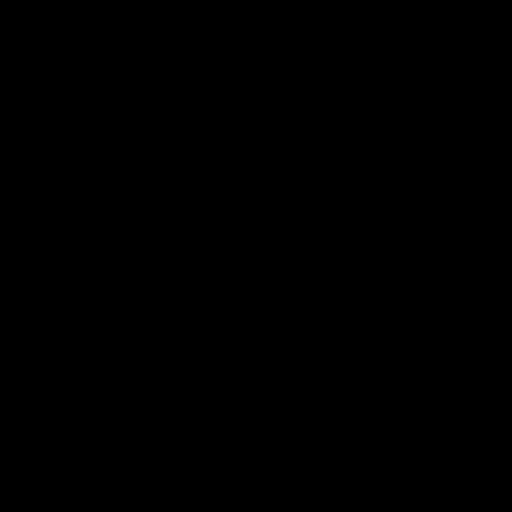
Frame 1 (no input)
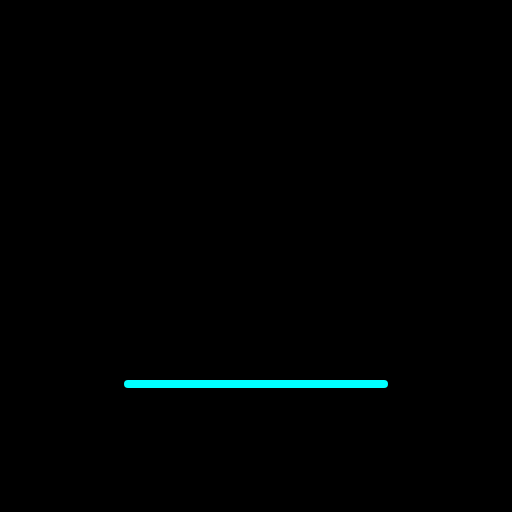
Frame 60 (no input)
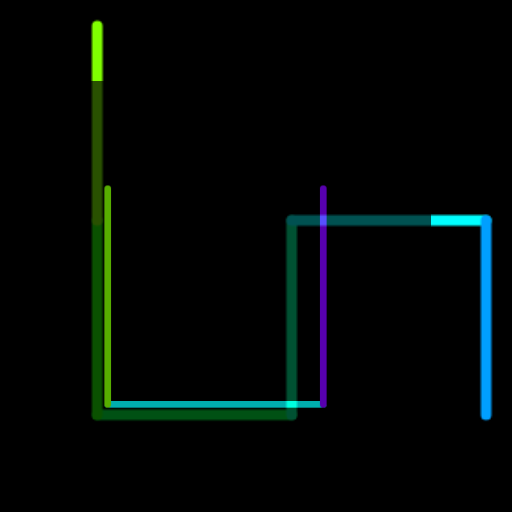
Frame 120 (the mouse pressed at the canvas centre since frame 60)

The p5.js sketch that drew these frames (run headless with seeded random() and noise() and a simulated clock; from frame 60 on, the mouse is pressed at the canvas centre):

// p5.js sketch
// ── sketch.js
// Hilbert Curve
// Coding in the Cabana
// The Coding Train / Daniel Shiffman
// https://thecodingtrain.com/CodingInTheCabana/003-hilbert-curve.html
// https://youtu.be/dSK-MW-zuAc
// https://editor.p5js.org/codingtrain/sketches/LPf9PLmp
//
// Modified by Frode Austvik, 2020-02-08

// The highest order of Hilbert Curve to render.
// This also determines the size of the canvas: 2^order
const order = 9;

// Whether to keep the same hue range throughout zooms.
const sameHue = false;

// Whether to do a crossfade during changes in order.
const doCrossfade = true;

// Current animation speed: set it to the initial speed.
let currentSpeed = 0.03;

// How much to increase the speed for each change in order.
const speedMultiplier = 3;

// -------- end of configuration

// This holds the coordinates for the highest-order curve
// (which are reused for the lower-order curves)
const path = [];

// The path index at which we start rendering the curve.
// This is a constant, but is set during setup().
let startIndex;

// Animation position counter, draw() adds currentSpeed.
let counter = 0;

// The order of curve that is currently being displayed.
let currentOrder = 0;

// Sub-animation position counter for the zoom-out while
// switching which order of curve is being displayed.
let orderSwitchAnimPos = 0;

// One createGraphics() context per order of curve.
const gfxs = [];

// Total number of vertices per order of curve.
const totals = [];

// The drawing position offset for each order of curve.
const offsets = [];

// The drawing position multipliers for each curve order.
const posMultipliers = [];

// The index into the path that each order starts at.
const indexStart = [];

// The index into the path that each order ends at.
const indexEnd = [];

function setup() {
  const size = int(pow(2, order));
  createCanvas(size, size);
  colorMode(HSB, 360, 255, 255, 1);
  background(0);

  let N = 1;
  for (let i = 0; i < order; i++) {
    const gfx = createGraphics(width, height);
    gfx.colorMode(HSB, 360, 255, 255, 1);
    gfx.background(0);
    gfx.noFill();
    const weight = max(1, order - i - 1);
    gfx.strokeWeight(weight);
    if (weight < 2) {
      gfx.noSmooth();
    }
    gfxs[i] = gfx;

    posMultipliers[order - i - 1] = N;
    N *= 2;
    totals[i] = N * N;
    offsets[i] = width / (N * 2);
  }

  let total = totals[order - 1];
  let len = width / N;
  for (let i = 0; i < total; i++) {
    path[i] = hilbert(i);
    path[i].mult(len);
    path[i].y -= width;
  }

  startIndex = int(total / 3);

  indexStart[0] = startIndex - 1;
  indexEnd[0] = indexStart[0] + totals[0];
  for (let i = 1; i < order; i++) {
    indexStart[i] = indexStart[i - 1] - totals[i - 1];
    indexEnd[i] = indexStart[i] + totals[i];
  }
}

function draw() {
  const nextCounter = counter + currentSpeed;
  const cur = int(counter);
  const next = int(nextCounter);
  counter = nextCounter;

  let fromIndex = max(0, startIndex - int(next / 2));
  let toIndex = max(0, startIndex - int(cur / 2) + 1);
  if (fromIndex != toIndex) {
    for (let i = currentOrder; i < order; i++) {
      drawSection(i, fromIndex, toIndex);
    }
  }

  const earliestIndex = fromIndex;

  fromIndex = min(path.length, startIndex + cur);
  toIndex = min(path.length, startIndex + next + 1);
  if (fromIndex != toIndex) {
    for (let i = currentOrder; i < order; i++) {
      drawSection(i, fromIndex, toIndex);
    }
  }

  if (toIndex - earliestIndex > totals[currentOrder]) {
    if (currentOrder < order - 1) {
      currentOrder++;
      currentSpeed *= speedMultiplier;
      orderSwitchAnimPos = 1;
    } else {
      noLoop();
    }
  } else if (earliestIndex == 0) {
    noLoop();
  }

  const gfx = gfxs[currentOrder];
  if (orderSwitchAnimPos > 0) {
    const ofs = map(orderSwitchAnimPos, 1, 0, width / 2, 0);
    image(gfx, 0, 0, width, height, 0, ofs, width - ofs, height - ofs);

    if (doCrossfade) {
      const pos = width / 2 - ofs;
      tint(255, orderSwitchAnimPos);
      image(gfxs[currentOrder - 1], 0, pos, width - pos, height - pos);
      noTint();
    }

    orderSwitchAnimPos -= deltaTime / 1000;
  } else {
    image(gfx, 0, 0);
  }
}

function drawSection(orderIndex, fromIndex, toIndex) {
  const gfx = gfxs[orderIndex];
  const mult = posMultipliers[orderIndex];
  const offsetX = offsets[orderIndex];
  const offsetY = width + offsetX;

  const hueMin = sameHue ? 0 : indexStart[orderIndex];
  const hueMax = sameHue ? path.length : indexEnd[orderIndex];

  const endIndex = min(toIndex, indexEnd[orderIndex]);

  let prevX = path[fromIndex].x * mult + offsetX;
  let prevY = path[fromIndex].y * mult + offsetY;
  for (let i = fromIndex + 1; i < endIndex; i++) {
    const hue = map(i, hueMin, hueMax, 0, 360);
    gfx.stroke(hue, 255, 255);

    let x = path[i].x * mult + offsetX;
    let y = path[i].y * mult + offsetY;
    gfx.line(prevX, prevY, x, y);
    prevX = x;
    prevY = y;
  }
}

const hilbertPoints = [
  new p5.Vector(0, 0),
  new p5.Vector(0, 1),
  new p5.Vector(1, 1),
  new p5.Vector(1, 0)
];

function hilbert(i) {
  let v = hilbertPoints[i & 3].copy();
  let len = 1;
  for (let j = 1; j < order; j++) {
    i = i >>> 2;
    len *= 2;
    switch (i & 3) {
      case 0: {
        let temp = v.x;
        v.x = v.y;
        v.y = temp;
        break;
      }
      case 1: {
        v.y += len;
        break;
      }
      case 2: {
        v.x += len;
        v.y += len;
        break;
      }
      case 3: {
        let temp = v.x;
        v.x = len - 1 - v.y;
        v.y = len - 1 - temp;
        v.x += len;
        break;
      }
    }
  }
  return v;
}
